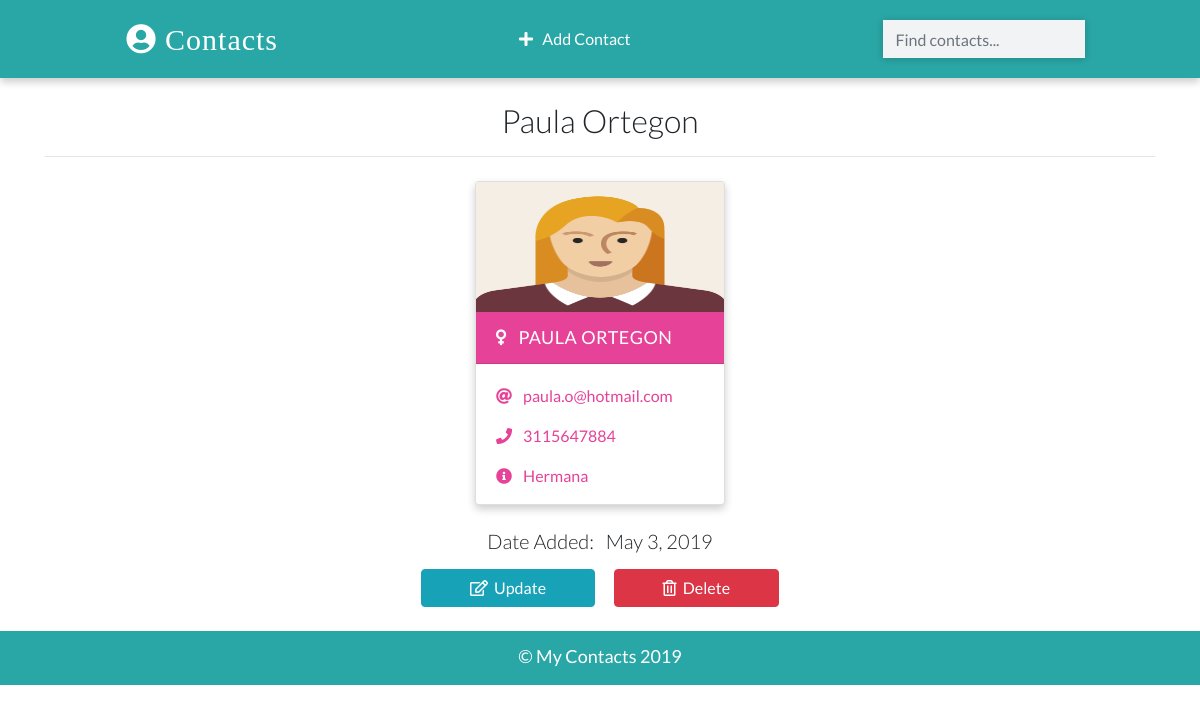
The page /detail/2/ on the database its author committed.
### app/models.py (models this page shows, shortened)
class Contact(models.Model):
    name = models.CharField(max_length=20)
    email = models.EmailField(max_length=100)
    phone = models.IntegerField()
    info = models.CharField(max_length=30)
    gender = models.CharField(max_length=50, choices=(
         ('male', 'Male'),
         ('female', 'Female')
        )
    )
    image = models.ImageField(upload_to='images/', blank=True)
    date_added = models.DateField( auto_now_add=True)
    class Meta:
        ordering = ['-id']

### app/views.py (the view)
# urls.py: path('detail/<int:pk>/', views.ContactDetailView.as_view(), name='detail' ),
class ContactDetailView(DetailView):
    template_name = 'detail.html'
    model = Contact
    context_object_name = 'contact'

### templates/detail.html (shortened to what this page needs)
{% extends 'base.html' %}
{% load static %}
{% block content %}
    <div class="container">
      <h2 class="heading font-weight-light text-center">{{contact.name}}</h2>
      <hr />
    </div>
    <div class="container main-part">
      {% include 'partials/_card.html' %}
    </div>
    <div class="container mt-3">
    <h5 class="text-center my-3 font-weight-light">Date Added: &nbsp; {{contact.date_added}}</h5>
       <p class="text-center text-light">
        <a class="btn btn-info px-5" href="{% url 'update' contact.id %}">
          <i class="far fa-edit"></i>&nbsp; Update
        </a>
        <a class="btn btn-danger px-5" href="{% url 'delete' contact.id %}">
          <i class="far fa-trash-alt"></i>&nbsp; Delete
        </a>
       </p>
    </div>
{% endblock content %}

### templates/partials/_card.html
{% load static %}
{% if contact.gender == 'male' %}
    <div class="card my-2 mx-2 boy-card {% if 'detail' in request.path %} mx-auto w-25 {% endif %}">
        <img
            src="{% if contact.image %}
                    {{contact.image.url}}
                {% else %}
                    {% static './images/boy.png' %}
                {% endif %}"
            class="img-fluid"/>
        <div class="card-header">
            <a href='{% url 'detail' contact.id %}' class="text-white header-link">
                <i class="fas fa-mars mr-2"></i> {{contact.name}}</a>
        </div>
        <div class="card-body pb-0">
            <p>
                <i class="fas fa-at mr-2"></i>
                <a href="mailto{{contact.email}}">{{contact.email}}</a>
            </p>
            <p>
                <i class="fas fa-phone mr-2"></i>
                <a href="tel:{{contact.phone}}">{{contact.phone}}</a>
            </p>
            <p>
                <i class="fas fa-info-circle mr-2"></i>
                {{contact.info}}</p>
        </div>
    </div>
{% else %}
    <div class="card my-2 mx-2 girl-card">
        <img
            src="{% if contact.image %}
        {{contact.url}}
    {% else %}
        {% static './images/girl.png' %}
    {% endif %}"
            class="img-fluid"/>
        <div class="card-header">
            <a href="{% url 'detail' contact.id %}" class="text-white header-link">
                <i class="fas fa-venus mr-2"></i>
                {{contact.name}}</a >
        </div>
        <div class="card-body pb-0">
            <p>
                <i class="fas fa-at mr-2"></i>
                <a href="mailto:{{contact.email}}">{{contact.email}}</a>
            </p>
            <p>
                <i class="fas fa-phone mr-2"></i>
                <a href="tel:{{contact.phone}}">{{contact.phone}}</a>
            </p>
            <p>
                <i class="fas fa-info-circle mr-2"></i>
                {{contact.info}}</p>
        </div>
    </div>
{% endif %}

### static/css/main.css (style rules this page uses)
:root { --back: #29a7a6; --girl: #e64298; --boy: #2874dd; }
body { font-family: Lato, sans-serif; }
.card { box-shadow: 0 4px 8px 0 rgba(0, 0, 0, 0.2); transition: 0.3s; min-width: 250px; box-sizing: border-box; }
img { height: 130px !important; }
.card-header { font-size: 18px; letter-spacing: 0.5px; text-transform: uppercase; }
.girl-card .card-header { background-color: var(--girl); }
.girl-card .card-body, .girl-card .card-body p a { color: var(--girl); }
.card-body p { cursor: pointer; }
.main-part { display: flex; flex-wrap: wrap; justify-content: space-evenly; }

### rows shown on the page
Contact: name "Paula Ortegon", name "PAULA ORTEGON", email "paula.o@hotmail.com", phone "3115647884", info "Hermana", date_added "May 3, 2019"
